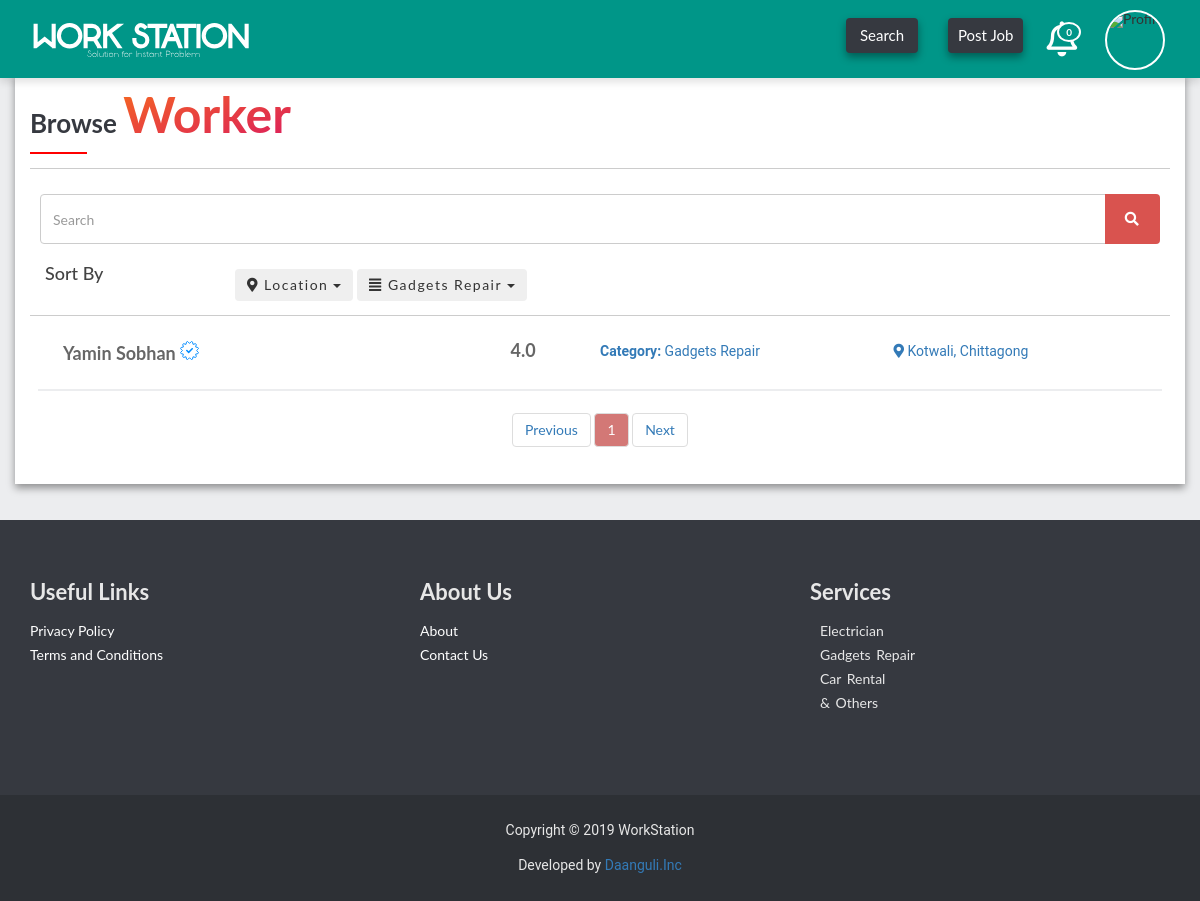
Page /browseWorker.php?cId=3 (signed in) on the committed database.
### tables this page shows
CREATE TABLE `category` (
  `category_id` int(14) NOT NULL,
  `category_name` varchar(255) NOT NULL
);

CREATE TABLE `worker_table` (
  `worker_id` int(11) NOT NULL,
  `first_name` varchar(255) NOT NULL,
  `last_name` varchar(255) DEFAULT NULL,
  `phone_number` varchar(14) NOT NULL,
  `address` varchar(255) NOT NULL,
  `area` varchar(255) DEFAULT NULL,
  `image` varchar(255) NOT NULL,
  `password` varchar(255) NOT NULL,
  `category_id` int(11) NOT NULL,
  `sub_category_id` varchar(200) NOT NULL,
  `is_promoted` int(1) NOT NULL DEFAULT '0',
  `is_verified` int(1) NOT NULL DEFAULT '0',
  `is_activated` int(1) NOT NULL DEFAULT '0',
  `profile_live_date` datetime DEFAULT NULL,
  `is_deleted` int(1) NOT NULL,
  `is_sms_on` int(1) NOT NULL DEFAULT '0'
);

CREATE TABLE `avg_worker_rating` (
  `worker_id` int(100) NOT NULL,
  `worker_rating` int(2) DEFAULT '0'
);

CREATE TABLE `area_table` (
  `area_id` int(15) NOT NULL,
  `area_name` varchar(255) NOT NULL
);

### browseWorker.php (the view, shortened to what this page needs)
<!DOCTYPE html>
<html>
<head>
    <link rel="stylesheet" href="https://use.fontawesome.com/releases/v5.6.3/css/all.css">
    <link rel="stylesheet" href="https://maxcdn.bootstrapcdn.com/bootstrap/3.4.0/css/bootstrap.min.css">
    <link rel="stylesheet" href="css/reset.css">
    <link rel="stylesheet" href="css/style.css">
    <link rel="stylesheet" href="css/mobile.css">
</head>
<body class="browse-job-page-body">
    <?php
    require "backEnds/dbConnection.php";
        ?>
    <?php
    $worker_status = $mysqli->query("SELECT * FROM worker_table INNER JOIN avg_worker_rating ON worker_table.worker_id = avg_worker_rating.worker_id WHERE worker_table.is_activated=0 AND worker_table.is_deleted=0 AND worker_table.profile_live_date IS NULL ORDER BY avg_worker_rating.worker_rating DESC");
    if (isset($_GET['cId']) || isset($_GET['aId'])) {
        $link = $_SERVER['REQUEST_URI'];
        if (parse_url($link, PHP_URL_QUERY)) {
            $parts = parse_url($link);
            parse_str($parts['query'], $qq);
            if (!empty($qq['cId']) && !empty($qq['aId'])) {
                $cId = $qq['cId'];
                $aId = $qq['aId'];
                $worker_status = $mysqli->query("SELECT * FROM worker_table INNER JOIN avg_worker_rating ON worker_table.worker_id = avg_worker_rating.worker_id WHERE worker_table.area='$aId' AND worker_table.category_id='$cId'  AND worker_table.is_activated=0 AND worker_table.is_deleted=0 AND worker_table.profile_live_date IS NULL ORDER BY avg_worker_rating.worker_rating DESC");
            } elseif (!empty($qq['cId']) && empty($qq['aId'])) {
                $cId = $qq['cId'];
                $worker_status = $mysqli->query("SELECT * FROM worker_table INNER JOIN avg_worker_rating ON worker_table.worker_id = avg_worker_rating.worker_id WHERE worker_table.category_id='$cId'  AND worker_table.is_activated=0 AND worker_table.is_deleted=0 AND worker_table.profile_live_date IS NULL ORDER BY avg_worker_rating.worker_rating DESC");
            }
        }
    }
    if (isset($_GET['cId'])) {
        $cId = $_GET['cId'];
        $category_name = $mysqli->query("SELECT * FROM category WHERE category_id = '$cId'");
        $category_name_show = mysqli_fetch_assoc($category_name);
    }
        ?>
    <?php
    include "layouts/nav.php"
    ?>
    <div class="container browse-job-page">
        <div class="row">
            <div class="col-md-12">
                <a href="browseWorker.php" class="heading">
                    <h3>Browse&nbsp;<span>Worker</span></h3>
                </a>
                <hr>
                <form class="search-box" action="browseWorker.php" method="GET">
                    <div class="input-group">
                        <input type="text" class="form-control" <?php if (isset($_GET['searchQuery'])) { ?> placeholder="<?= $key; ?>" <?php } ?> placeholder="Search" name="searchQuery" id="searchQuery">
                        <div class="input-group-btn">
                            <button class="btn btn-danger" type="submit">
                                <i class="fa fa-search"></i>
                            </button>
                        </div>
                    </div>
                </form>
                <div class="row container">
                    <div class="col-md-2">
                        <h4 class="h4">Sort By</h4>
                    </div>
                    <div class="col-md-10">
                        <div class="dropdown">
                            <button class="btn btn-active dropdown-toggle" type="button" data-toggle="dropdown"><i class="fas fa-map-marker-alt"></i><?php if (isset($_GET['aId'])) {
                                                                                                                                                            echo $area_name_show['area_name'];
                                                                                                                                                        } else { ?> Location <?php } ?>
                                <span class="caret"></span></button>
                        </div>
                        <div class="dropdown">
                            <button class="btn btn-active dropdown-toggle" type="button" data-toggle="dropdown"><i class="fas fa-align-justify"></i> <?php if (isset($_GET['cId'])) {
                                                                                                                                                            echo $category_name_show['category_name'];
                                                                                                                                                        } else { ?> Category <?php } ?>
                                <span class="caret"></span></button>
                        </div>
                    </div>
                </div>
                <hr>
                <?php
                $cc = 0;
                while ($row = $worker_status->fetch_assoc()) {
                    $cc++;
                    $is_verified = $row['is_verified'];
                    $worker_id = $row['worker_id'];
                    $worker_firstName = $row['first_name'];
                    $worker_lastName = $row['last_name'];
                    $worker_fullName = $worker_firstName . " " . $worker_lastName;
                    $worker_area = $row['area'];
                    $worker_category = $row['category_id'];
                    $area_id_check = $mysqli->query("SELECT area_name FROM area_table WHERE area_id = '$worker_area'");
                    $area_name = mysqli_fetch_array($area_id_check)['area_name'];
                    $category_id_check = $mysqli->query("SELECT category_name FROM category WHERE category_id = '$worker_category'");
                    $category_name = mysqli_fetch_array($category_id_check)['category_name'];
                    $avg_user_rating = $mysqli->query("SELECT worker_rating FROM avg_worker_rating WHERE worker_id = '$worker_id' ");
                    if ($avg_user_rating->num_rows > 0) {
                        $avg_rating = $avg_user_rating->fetch_assoc()['worker_rating'];
                    } else {
                        $avg_rating = "00";
                    }
                    ?>
                    <div class="jobs row line-content">
                        <a target="_blank" href="browseProfile.php?wId=<?= $worker_id; ?>">
                            <div class="col-md-12 row">
                                <div class="col-md-4">
                                    <h5><?= $worker_fullName; ?>
                                        <?php
                                            if ($is_verified == 1) {
                                                ?>
                                            <img src="img/verifed_badge.svg" title="Verified By Team WorkStation" />
                                        <?php
                                            }
                                                ?>
                                    </h5>
                                </div>
                                <div class="col-md-1 col-xs-6">
                                    <span class="rating-static rating-<?= $avg_rating; ?>"></span>
                                </div>
                                <?php
                                    $avg_rating = $avg_rating[0] . "." . $avg_rating[1];
                                    ?>
                                <div class="col-md-1 col-xs-6">
                                    <h5><?= $avg_rating; ?></h5>
                                </div>
                                <p class="browseJobDetailsInfo col-md-3"><b>Category:</b> <?= $category_name; ?></p>
                                <p class="browseJobDetailsInfo col-md-2"><i class="fas fa-map-marker-alt"></i> <?= $area_name; ?></p>
                            </div>
                        </a>
                    </div>
                <?php
                }
                if ($cc > 0) {
                    ?>
                    <center>
                        <?php include "layouts/pagination.php" ?>
                    </center>
                <?php } else { ?>
                    <img src='https://img.icons8.com/color/48/000000/sad.png'>
                    <h3 class='h3'>There are no Workers.</h3>
                <?php
                } ?>
            </div>
        </div>
    </div>
    <?php
    include "layouts/footer.php"
    ?>
</body>
</html>

### css/style.css (style rules this page uses)
html { height: 100% !important; overflow-x: hidden; }
body { position: relative; height: 100%; font-size: 14px; }
body { font-family: "Lato", -apple-system, BlinkMacSystemFont, "Segoe UI", Roboto, "Helvetica Neue", Arial, sans-serif; }
h1, h2, h3, h4, h5, h6 { font-family: "Lato", -apple-system, BlinkMacSystemFont, "Segoe UI", Roboto, "Helvetica Neue", Arial, sans-serif; font-weight: 700; margin-bottom: 10px; }
h3 { font-size: 26px; }
h4 { font-size: 22px; }
h5 { font-size: 18px; }
p { font: 14px/1.5em "Roboto"; }
.form-control { -webkit-box-shadow: none; box-shadow: none; }
.btn { position: relative; letter-spacing: 1.5px; border: none; }
.browse-job-page-body { background-color: #ECEDEF; font-family: "Lato", -apple-system, BlinkMacSystemFont, "Segoe UI", Roboto, "Helvetica Neue", Arial, sans-serif; }
.browse-job-page { padding: 15px; margin-top: 6%; margin-bottom: 3%; background-color: #FFFFFF; box-shadow: 0px 4px 8px 0px rgba(0, 0, 0, 0.4); }
.browse-job-page .heading { color: #363940; display: inline-block; border-bottom: 2px solid red; width: 5%; transition: all .3s ease-out; }
.browse-job-page .heading span { font-size: 50px; font-family: "Lato", -apple-system, BlinkMacSystemFont, "Segoe UI", Roboto, "Helvetica Neue", Arial, sans-serif; background: linear-gradient(to right bottom, #f56c1a, #f36423, #f15b2b, #ee5332, #eb4b38, #e9453d, #e73e42, #e43847, #e2314d, #e02a53, #dd2358, #da1d5e); -webkit-background-clip: text; -webkit-text-fill-color: transparent; }
.browse-job-page h4 { color: rgba(20, 20, 20, 0.8); }
.browse-job-page .search-box { padding: 10px; border: none; color: black; }
.browse-job-page .search-box input { height: 50px; }
.browse-job-page .search-box button { width: 55px; height: 50px; margin-top: 0px; }
.dropdown { display: inline-block; }
.jobs { border: none; padding: 10px; margin: 8px; background-color: rgba(FF, F2, E9, 0.8); border-bottom: 2px solid #ECEDEF; margin-bottom: 2px; transition: all .5s; transition-delay: .1s; }
.jobs h5 { color: rgba(0, 0, 0, 0.6); margin-bottom: 15px; }
.browseJobDetailsInfo { margin-right: 25px; display: inline-block; }
.rating-static { width: 60px; height: 18px; display: inline-block; background: url('http://www.itsalif.info/blogfiles/rating/star-rating.png') 0 0 no-repeat; }
.rating-40 { background-position: -12px 0; }
.con-us-form label, button { margin-top: 15px; }

### rows in the picture
category: category_name "Gadgets Repair"
worker_table: worker_fullName "Yamin Sobhan", is_verified 1 (drawn), avg_worker_rating.worker_rating "4.0", category.category_name "Gadgets Repair", area_table.area_name "Kotwali, Chittagong"

### other values in the picture
$i "0"
